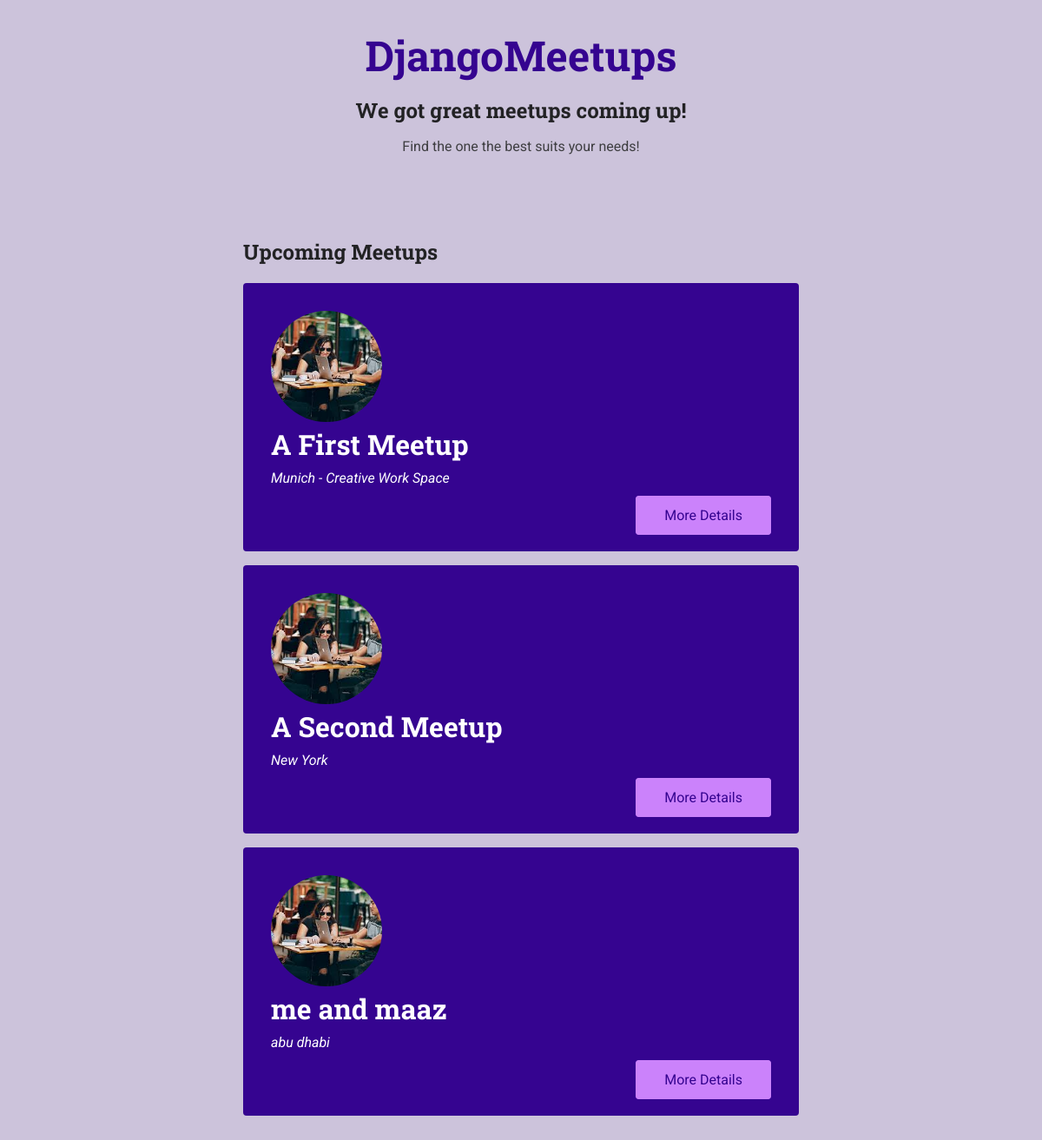
/meetups/, run on an earlier commit of the app's database.
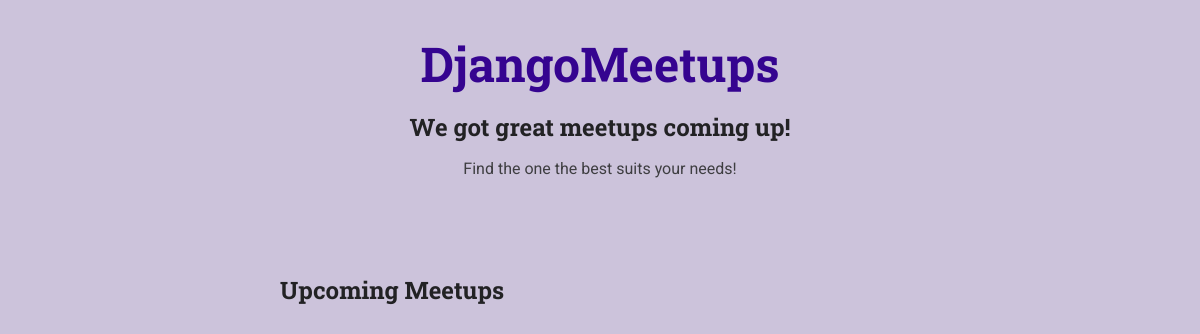
And on a later commit of the database.
### meetups/models.py (models this page shows, shortened)
class Meetup(models.Model):
	title = models.CharField(max_length=200)
	organizer_email = models.EmailField()
	date = models.DateField()
	slug = models.SlugField(unique=True)
	description = models.TextField()
	images = models.ImageField(upload_to="images")
	location = models.ForeignKey(Location, on_delete=models.CASCADE)
	participant = models.ManyToManyField(Participant, blank=True)

class Location(models.Model):
	name = models.CharField(max_length=200)
	address = models.CharField(max_length=300)

### meetups/views.py (the view)
# urls.py: path("meetups/", views.index, name='all-meetups'),
def index(request):
	meetups = Meetup.objects.all()
	return render(request, "meetups/index.html", {
		"meetups": meetups
		})

### meetups/templates/meetups/index.html (shortened to what this page needs)
{% extends 'meetups/base/base.html'%}
{% load static %}
	{% block size_css %}
	<link rel="stylesheet" href="{% static 'meetups/styles/all_meetups.css' %}">
	{% endblock %}
	{%block main_heading %}We got great meetups coming up!{%endblock%}
	{% block header_content %}<p>Find the one the best suits your needs!</p>{%endblock%}
	{% block body %}
		<section>
			<h2>Upcoming Meetups</h2>
			<ol>
				{% for meetup_item in meetups%}
					{% include 'meetups/includes/meetup-item.html' with title=meetup_item.title image=meetup_item.images.url location=meetup_item.location.name slug=meetup_item.slug %}
				{% endfor %}
			</ol>
		</section>
	{% endblock %}

### meetups/templates/meetups/includes/meetup-item.html
<li class="meetup-item">
	<article>
		<div class="meetup-image">
			<img src="{{image}}" alt="{{title}}">
		</div>
		<div class="meetup-details">
			<h3>{{title}}</h3>
			<address>
				{{location}}
			</address>
		</div>
		<div class="meetup-actions">
			<a href="{% url 'meetup-detail' slug %}" class="btn">More Details</a>
		</div>
	</article>
</li>

What changed in the data, as far as the page shows it:
removed Meetup: title "A First Meetup"
removed Location: name "Munich - Creative Work Space"
removed Meetup: title "A Second Meetup"
removed Location: name "New York"
removed Meetup: title "me and maaz"
removed Location: name "abu dhabi"
